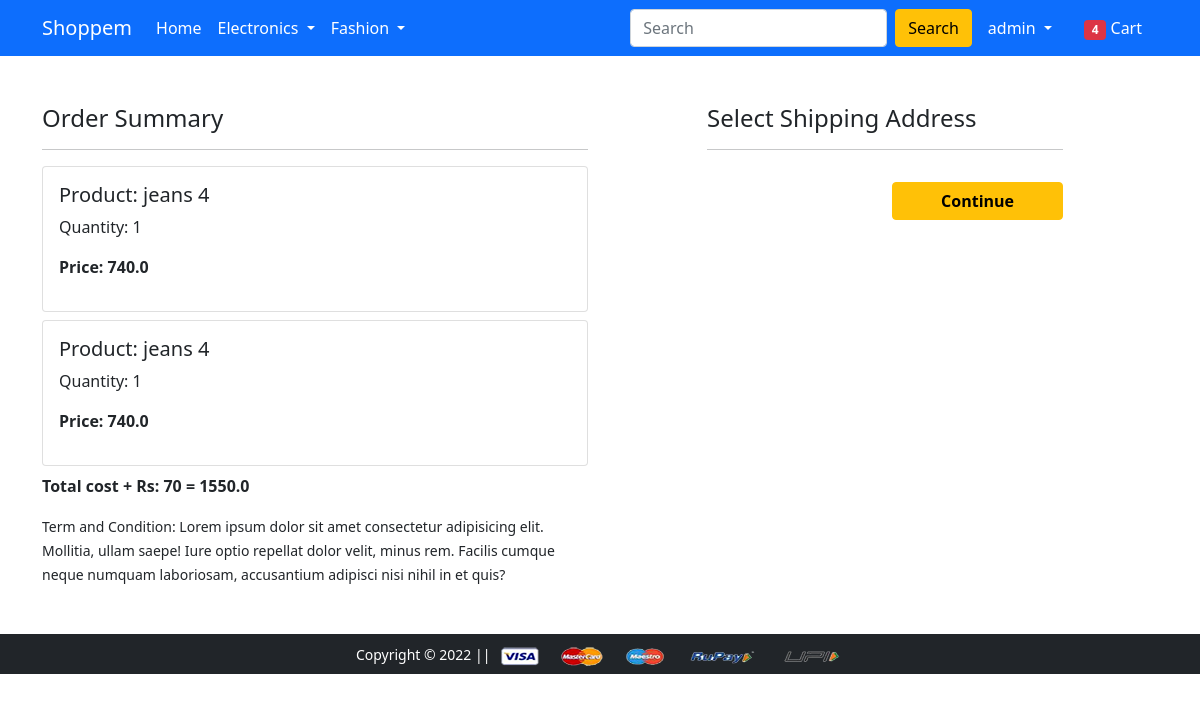
Screenshot of /checkout/ (signed in) with the database file from the repository.
### app/models.py (models this page shows, shortened)
class Cart(models.Model):
    user=models.ForeignKey(User, on_delete=models.CASCADE)
    product=models.ForeignKey(Product, on_delete=models.CASCADE)
    quantity=models.PositiveIntegerField(default=1)
    class Meta:
        db_table="cart"
    @property
    def total_cost(self):
        return self.quantity*self.product.discounted_price

class Product(models.Model):
    title=models.CharField(max_length=100)
    selling_price=models.FloatField()
    discounted_price=models.FloatField()
    brand=models.CharField(max_length=100)
    description=models.TextField()
    category=models.CharField(choices=category_choices, max_length=30)
    product_image=models.ImageField(upload_to="productImages")
    class Meta:
        db_table="products"

### app/views.py (the view)
# urls.py: path('checkout/', views.checkout, name='checkout'),
@login_required
def checkout(request):
    user=request.user
    add=Customer.objects.filter(user=user)
    cart_items=Cart.objects.filter(user=user)
    amount=0.0
    shipping_amount=70.0
    totalamount=0.0
    cart_product=[p for p in Cart.objects.all() if p.user==request.user]
    if cart_product:
        for p in cart_product:
            tempamount=p.product.discounted_price*p.quantity
            amount+=tempamount
            total_amount=amount+shipping_amount
    return render(request, 'app/checkout.html', {"add":add, "cart_items":cart_items, "total_amount":total_amount})

### app/templates/app/checkout.html (shortened to what this page needs)
{% extends 'app/base.html' %}
{% load static %}
{% block main-content %}
<div class="container">
 <div class="row mt-5">
  <div class="col-sm-6">
    <h4>Order Summary</h4>
    <hr>
    {% for item in cart_items %}
      <div class="card mb-2">
        <div class="card-body">
          <h5>Product: {{item.product.title}}</h5>
          <p>Quantity: {{item.quantity}}</p>
          <p class="fw-bold">Price: {{item.total_cost}}</p>
        </div>
      </div>
      {% endfor %}
      <p><b>Total cost + Rs: 70 = {{total_amount}}</b></p>
    <small>Term and Condition: Lorem ipsum dolor sit amet consectetur adipisicing elit. Mollitia, ullam saepe! Iure optio repellat dolor velit, minus rem. Facilis cumque neque numquam laboriosam, accusantium adipisci nisi nihil in et quis?</small>
  </div>
  <div class="col-sm-4 offset-sm-1">
    <h4>Select Shipping Address</h4>
    <hr>
    <form action="/paymentdone">
        <div class="text-end">
          <button type="submit" class="btn btn-warning mt-3 px-5 fw-bold">Continue</button>
        </div>
      </form>
    </div>
  </div>
</div>
{% endblock main-content %}

### app/templates/app/base.html (shortened to what this page needs)
<!doctype html>
{% load static %}
<html lang="en">
  <head>
    <link href="https://cdn.jsdelivr.net/npm/bootstrap@5.0.0-beta1/dist/css/bootstrap.min.css" rel="stylesheet">
    <link rel="stylesheet" href="{% static 'app/css/owl.carousel.min.css' %}">
    <link rel="stylesheet" href="{% static 'app/css/all.min.css' %}">
    <link rel="stylesheet" href="{% static 'app/css/style.css' %}">
  </head>
  <body>
    <nav class="navbar navbar-expand-lg navbar-dark bg-primary">
     <div class="container">
       <a class="navbar-brand" href="/">Shoppem</a>
       <div class="collapse navbar-collapse" id="navbarSupportedContent">
         <ul class="navbar-nav me-auto mb-2 mb-lg-0">
           <li class="nav-item">
             <a class="nav-link active" aria-current="page" href="/">Home</a>
           </li>
           <li class="nav-item dropdown">
             <a class="nav-link dropdown-toggle text-white" href="#" id="electronicsDropdown" role="button" data-bs-toggle="dropdown" aria-expanded="false">
               Electronics
             </a>
           </li>
           <li class="nav-item dropdown">
             <a class="nav-link dropdown-toggle text-white" href="#" id="fashionDropdown" role="button" data-bs-toggle="dropdown" aria-expanded="false">
               Fashion
             </a>
           </li>
         </ul>
         <form class="d-flex">
           <input class="form-control me-2" type="search" placeholder="Search" aria-label="Search">
           <button class="btn btn-warning" type="submit">Search</button>
         </form>
         <div>
          <ul class="navbar-nav me-auto mb-2 mb-lg-0">
            {% if request.user.is_authenticated %}
           <li class="nav-item dropdown mx-2">
              <a class="nav-link dropdown-toggle text-white" href="#" id="profileDropdown" role="button" data-bs-toggle="dropdown" aria-expanded="false">
                {{request.user}}
              </a>
            </li>
            <li class="nav-item mx-2">
             <a href="{% url 'showcart' %}" class="nav-link text-white"><span class="badge bg-danger">4</span> Cart </a>
            </li>
            {% endif %}
          </ul>
         </div>
       </div>
     </div>
    </nav>
    {% block main-content %} {% endblock main-content %}
    <footer class="container-fluid bg-dark text-center p-2 mt-5">
        <small class="text-white">Copyright &copy; 2022 || </small>
        <img src="{% static 'app/images/payment.png' %}" alt="" srcset="" class="img-fluid" height="2px">
    </footer>
  </body>
</html>

### rows the page displays
Cart: product "jeans 4", quantity "1", total_cost "740.0"
Cart: product "jeans 4", quantity "1", total_cost "740.0"

### other values shown
{{ request.user }} "admin"
{{ total_amount }} "1550.0"
